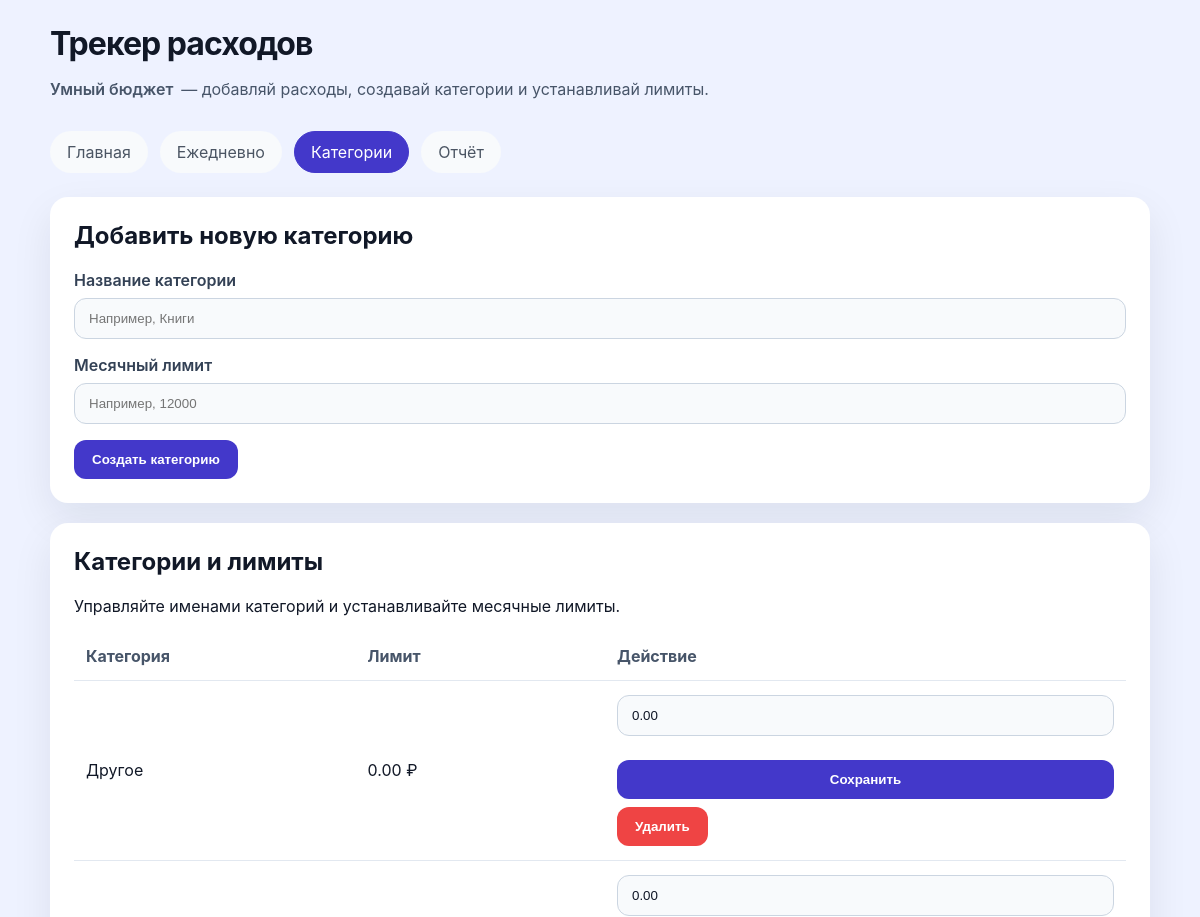
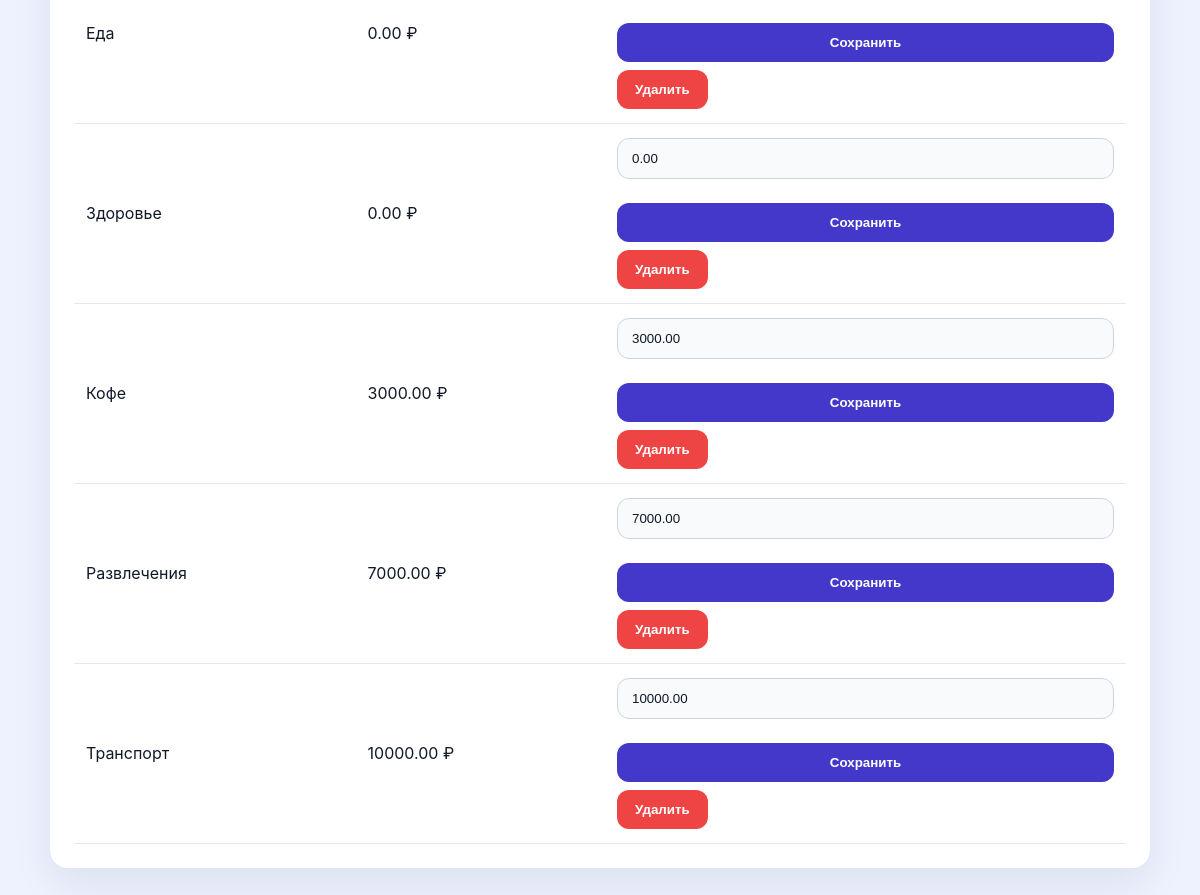
The page /categories on the database its author committed (2 pictures, top to bottom).
### tables this page shows
CREATE TABLE categories (
    id INTEGER PRIMARY KEY AUTOINCREMENT,
    name TEXT UNIQUE NOT NULL,
    monthly_limit REAL NOT NULL DEFAULT 0
);

### app.py (the view)
@app.route("/categories", methods=["GET"])
def categories_page():
    categories = fetch_categories()
    return render_template(
        "categories.html",
        categories=categories,
        active_page="categories",
    )

### app.py (called while the page is built)
def get_db():
    db = getattr(g, "db", None)
    if db is None:
        db = g.db = sqlite3.connect(app.config["DATABASE"])
        db.row_factory = sqlite3.Row
    return db

def fetch_categories():
    db = get_db()
    return db.execute("SELECT * FROM categories ORDER BY name").fetchall()

@app.teardown_appcontext
def teardown_db(exception):
    close_db(exception)

### templates/categories.html (shortened to what this page needs)
{% extends "layout.html" %}
{% block content %}
  <div class="card">
    <h2>Добавить новую категорию</h2>
    <form action="{{ url_for('add_category') }}" method="post">
      <label for="name">Название категории</label>
      <input id="name" name="name" type="text" required placeholder="Например, Книги" />
      <label for="limit">Месячный лимит</label>
      <input id="limit" name="limit" type="number" step="0.01" min="0" placeholder="Например, 12000" />
      <button type="submit">Создать категорию</button>
    </form>
  </div>
  <div class="card">
    <h2>Категории и лимиты</h2>
    <p>Управляйте именами категорий и устанавливайте месячные лимиты.</p>
    <table>
      <thead>
        <tr>
          <th>Категория</th>
          <th>Лимит</th>
          <th>Действие</th>
        </tr>
      </thead>
      <tbody>
        {% for category in categories %}
          <tr>
            <td>{{ category['name'] }}</td>
            <td>{{ "%.2f" | format(category['monthly_limit']) }} ₽</td>
            <td>
              <div style="display: grid; gap: 8px;">
                <form action="{{ url_for('update_category') }}" method="post" style="display: grid; gap: 8px;">
                  <input name="limit" type="number" step="0.01" min="0" value="{{ "%.2f" | format(category['monthly_limit']) }}" />
                  <button type="submit">Сохранить</button>
                </form>
                <form action="{{ url_for('delete_category') }}" method="post" style="display: inline;">
                  <button type="submit" style="background: #ef4444;">Удалить</button>
                </form>
              </div>
            </td>
          </tr>
        {% endfor %}
      </tbody>
    </table>
  </div>
{% endblock %}

### templates/layout.html (shortened to what this page needs)
<!doctype html>
<html lang="ru">
  <head>
  </head>
  <body>
    <div class="container">
      <div class="header">
        <div>
          <h1 class="title">Трекер расходов</h1>
          <p class="tag"><span>Умный бюджет</span> — добавляй расходы, создавай категории и устанавливай лимиты.</p>
        </div>
        <nav class="topbar">
          <a href="{{ url_for('index') }}" class="nav-link {% if active_page == 'home' %}active{% endif %}">Главная</a>
          <a href="{{ url_for('daily_page') }}" class="nav-link {% if active_page == 'daily' %}active{% endif %}">Ежедневно</a>
          <a href="{{ url_for('categories_page') }}" class="nav-link {% if active_page == 'categories' %}active{% endif %}">Категории</a>
          <a href="{{ url_for('report_page') }}" class="nav-link {% if active_page == 'report' %}active{% endif %}">Отчёт</a>
        </nav>
      </div>
      {% block content %}{% endblock %}
    </div>
  </body>
</html>

### templates/layout.html (style rules this page uses)
:root { --bg: #eef2ff; --fg: #111827; --muted: #64748b; --primary: #4338ca; }
body { font-family: Inter, Arial, sans-serif; margin: 0; padding: 0; background: var(--bg); color: var(--fg); }
.container { max-width: 1100px; margin: 0 auto; padding: 24px; }
.header { display: flex; flex-wrap: wrap; justify-content: space-between; align-items: center; gap: 16px; margin-bottom: 24px; }
.title { margin: 0; font-size: 2rem; letter-spacing: -0.03em; }
.topbar { display: flex; flex-wrap: nowrap; gap: 12px; overflow-x: auto; -webkit-overflow-scrolling: touch; }
.nav-link { padding: 10px 16px; border-radius: 999px; text-decoration: none; color: #4b5563; background: #f8fafc; border: 1px solid transparent; transition: all 0.2s ease; white-space: nowrap; }
.nav-link.active { background: var(--primary); color: #fff; border-color: var(--primary); }
.card { background: #fff; border-radius: 18px; padding: 24px; margin-bottom: 20px; box-shadow: 0 16px 40px rgba(15, 23, 42, 0.08); }
h1, h2, h3 { margin-top: 0; }
label { display: block; margin-bottom: 8px; font-weight: 600; color: #334155; }
input, select, textarea { width: 100%; padding: 12px 14px; border: 1px solid #cbd5e1; border-radius: 12px; margin-bottom: 16px; box-sizing: border-box; background: #f8fafc; color: var(--fg); }
button { background: var(--primary); border: none; color: white; padding: 12px 18px; border-radius: 12px; cursor: pointer; font-weight: 600; }
table { width: 100%; border-collapse: collapse; margin-top: 12px; }
th, td { padding: 14px 12px; text-align: left; border-bottom: 1px solid #e2e8f0; }
th { color: #475569; font-weight: 700; }
.tag { display: inline-flex; gap: 8px; align-items: center; margin-bottom: 16px; color: #475569; }
.tag span { font-weight: 600; }

### rows shown on the page
categories: name "Другое", monthly_limit "0.00", limit "0.00"
categories: name "Еда", monthly_limit "0.00", limit "0.00"
categories: name "Здоровье", monthly_limit "0.00", limit "0.00"
categories: name "Кофе", monthly_limit "3000.00", limit "3000.00"
categories: name "Развлечения", monthly_limit "7000.00", limit "7000.00"
categories: name "Транспорт", monthly_limit "10000.00", limit "10000.00"
